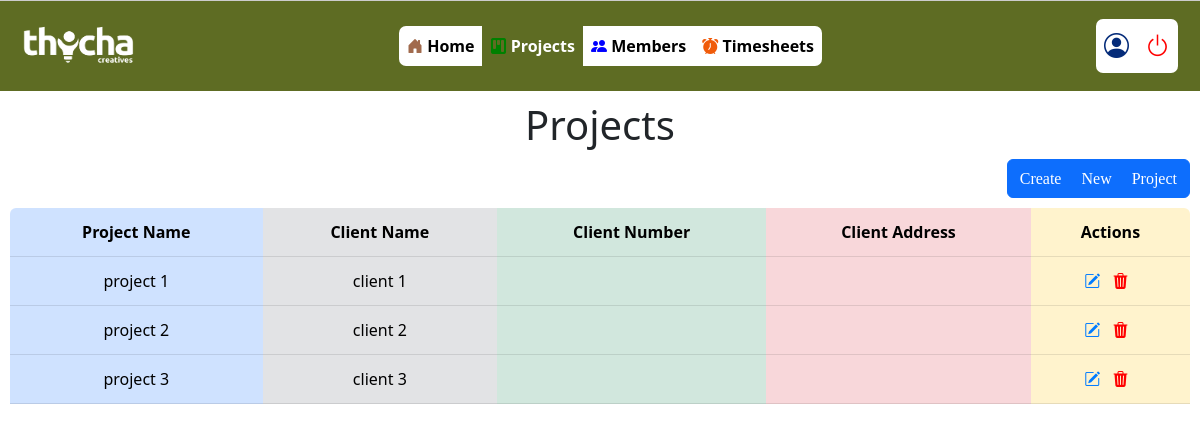
The page /projects/ (signed in) on the database its author committed.
### Core/models.py (models this page shows, shortened)
class Projects(models.Model):
    project_name = models.CharField(max_length=100)
    project_client_name = models.CharField(max_length=100)
    project_client_number = models.CharField(max_length=20)
    project_client_address = models.CharField(max_length=100)

### Core/views.py (the view)
# urls.py: path('projects/', views.project_list, name='project-list'),
@login_required
def project_list(request):
    projects = Projects.objects.all()
    return render(request, 'project_list.html', {'projects': projects})

### Core/templates/project_list.html (shortened to what this page needs)
{% extends 'base.html' %}
{% load static %}
{% block content %}
    <nav class="navbar navbar-expand-lg navbar-light">
        <div class="container-fluid">
            <img src="{% static 'img/logo/thycha white-01.png' %}" alt="Your Logo">
            <div class="collapse navbar-collapse" id="navbarNav">
                <ul class="navbar-nav text-center ms-auto">
                    <li class="nav-item">
                        <a class="nav-link" href="{% url 'index' %}"><i class="bi bi-house-door-fill"></i> Home</a>
                    </li>
                    <li class="nav-item active">
                        <a class="nav-link" href="{% url 'project-list' %}"><i class="bi bi-kanban-fill"></i> Projects</a>
                    </li>
                    <li class="nav-item">
                        <a class="nav-link" href="{% url 'employee-list' %}"><i class="bi bi-people-fill"></i> Members</a>
                    </li>
                    <li class="nav-item">
                        <a class="nav-link" href="{% url 'timesheet-list' %}"><i class="bi bi-alarm-fill"></i> Timesheets</a>
                    </li>
                </ul>
                <ul class="navbar-nav text-center ms-auto">
                    <li class="nav-item">
                        <a class="nav-link" href="#"><i class="bi bi-person-circle"></i></a>
                    </li>
                    <li class="nav-item">
                        <a class="nav-link" href="{% url 'logout' %}"><i class="bi bi-power"></i></a>
                    </li>
                </ul>
            </div>
        </div>
    </nav>
    <div class="head">
        <h1>Projects</h1>
    </div>
    <div class="create-project">
        <button class="btn btn-primary">
            <a href="{% url 'project-create' %}">Create New Project</a>
        </button>
    </div>
    <div class="table-responsive ">
        <table class="table">
            <thead>
                <tr class="text-center">
                    <th scope="col" class="table-primary text-nowrap">Project Name</th>
                    <th scope="col" class="table-secondary text-nowrap">Client Name</th>
                    <th scope="col" class="table-success text-nowrap">Client Number</th>
                    <th scope="col" class="table-danger text-nowrap">Client Address</th>
                    <th scope="col" class="table-warning text-nowrap">Actions</th>
                </tr>
            </thead>
            <tbody>
                {% for project in projects %}
                    <tr class="text-center">
                        <td class="table-primary text-nowrap">{{ project.project_name }}</td>
                        <td class="table-secondary text-nowrap">{{ project.project_client_name }}</td>
                        <td class="table-success text-nowrap">{{ project.project_client_number }}</td>
                        <td class="table-danger text-nowrap">{{ project.project_client_address }}</td>
                        <td class="table-warning text-nowrap">
                            <a href="{% url 'project-update' project.pk %}"><i class="bi bi-pencil-square"></i></a>
                            <a href="{% url 'project-delete' project.pk %}" onclick="return confirm('Are you sure you want to delete this ?')">
                                <i class="bi bi-trash3-fill table-delete"></i>
                            </a>
                        </td>
                    </tr>
                {% endfor %}
            </tbody>
        </table>
    </div>
{% endblock content %}

### static/css/nav.css (style rules this page uses)
.navbar img { width: 113px; height: 43px; animation: pulse 7s infinite; margin-bottom: 1px; margin-left: 10px; }
.navbar { background-color: #5e6c23; }
.navbar-nav { background-color: #fff; border-radius: 7px; margin: 10px; }
.nav-link { color: black; font-weight: bold; }
.bi-house-door-fill { color: rgba(138, 70, 33, 0.803); }
.nav-item .bi-kanban-fill { color: green; }
.nav-item .bi-people-fill { color: blue; }
.nav-item .bi-alarm-fill { color: rgb(240, 91, 10); }
.nav-item .bi-person-circle { color: rgb(4, 43, 121); font-size: 25px; }
.nav-item .bi-power { color: red; font-size: 25px; }
.nav-item.active .nav-link { background-color: #5e6c23; color: #fff; }

### static/css/nav2.css (style rules this page uses)
nav { position: fixed; bottom: 0; width: 100%; background-color: #f8f8f8; border-top: 1px solid #ccc; }
nav ul { display: flex; justify-content: space-around; padding: 0; margin: 0; list-style: none; }
nav ul li { flex-grow: 1; }
nav ul li a { display: block; text-align: center; padding: 10px 0; color: #5e6c23; text-decoration: none; transition: color 0.3s; }

### static/css/project_list.css (style rules this page uses)
.table-responsive { border-radius: 6px; margin: 10px; }
.head { text-align: center; margin: 10px; font-family: inherit; }
.table-delete { color: red; }
.create-project { text-align: -webkit-right; margin: 10px; }
.create-project a { color: white; text-decoration: none; font-family: emoji; }

### static/css/employee_list.css (style rules this page uses)
.table-responsive { overflow-x: auto; }
.table { width: 100%; border-collapse: collapse; margin-bottom: 1rem; color: #333; }
.table tr { border-bottom: 1px solid #ddd; }
.table tr:last-child { border-bottom: none; }
.table th, .table td { padding: 0.75rem; vertical-align: middle; }
.text-center { text-align: center; }
.text-nowrap { white-space: nowrap; }
.table a { margin-right: 0.5rem; text-decoration: none; color: #007bff; }

### static/css/timesheet_list.css (style rules this page uses)
* { margin: 0; padding: 0; box-sizing: border-box; }

### rows shown on the page
Projects: project_name "project 1", project_client_name "client 1"
Projects: project_name "project 2", project_client_name "client 2"
Projects: project_name "project 3", project_client_name "client 3"
